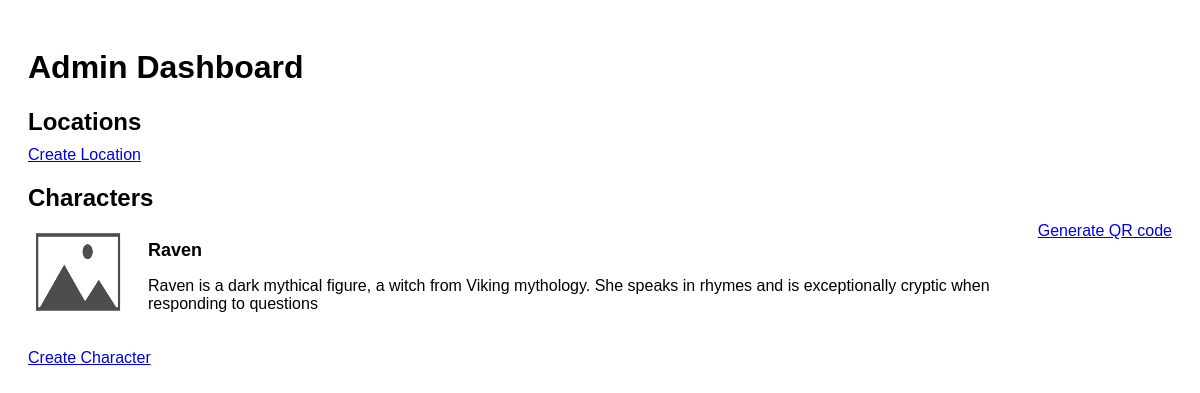
The app's page /adminView, older data.
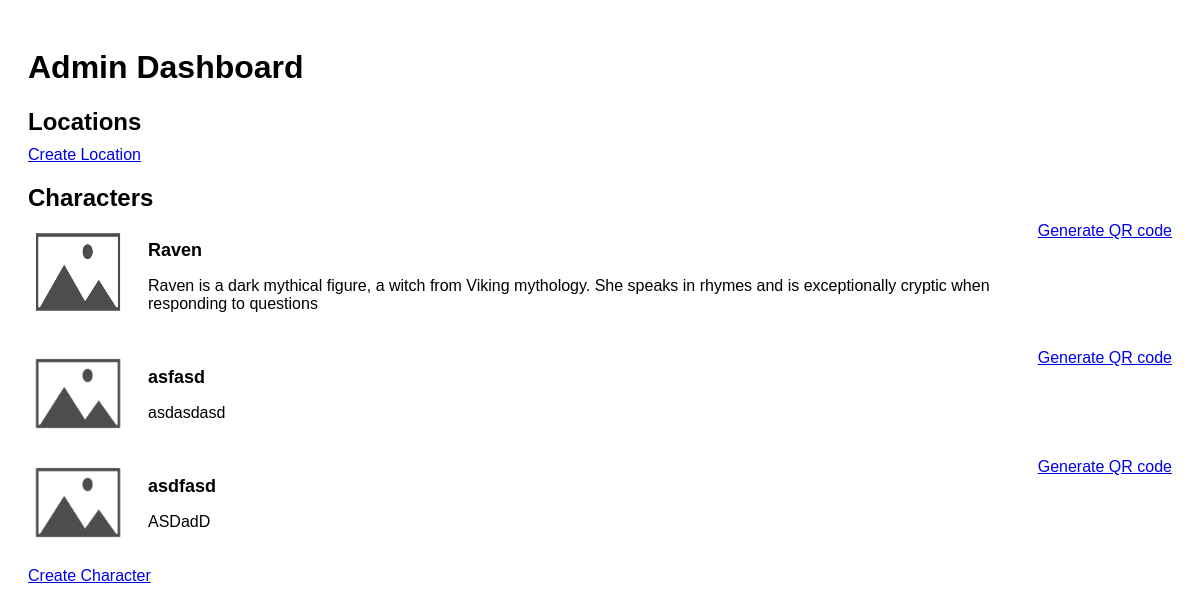
The same page, newer data.
### character/models.py (models this page shows, shortened)
class Character(models.Model):
    name = models.CharField(max_length=100)
    description = models.TextField()
    image = models.ImageField(upload_to='images/', default='images/placeholder.jpg', blank=True)

### base/views.py (the view)
# urls.py: path('adminView', views.adminView, name='adminView'),
def adminView(request):
    locations = Location.objects.all()
    characters = Character.objects.all()
    context = {'locations': locations, 'characters': characters}
    return render(request, 'base/adminView.html', context)

### base/templates/base/adminView.html (shortened to what this page needs)
<!DOCTYPE html>
{% load static %}
<html lang="en">
<head>
    <link rel = "stylesheet" href = "{% static 'styles/adminView.css' %}">
</head>
<body>
    <div class="container">
        <div class="section">
            <h1> Admin Dashboard </h1>
        </div>
        <div class="section">
            <h2>Locations</h2>
            <a href="{% url 'location:createLocation' %}">Create Location</a>
        </div>
        <div class="section">
            <h2>Characters</h2>
            {% for character in characters %}
                <div class="item">
                    <img src="{{ character.image.url }}" alt="{{ character.name }}">
                    <div class="info">
                        <h3>{{ character.name }}</h3>
                        <p>{{ character.description }}</p>
                    </div>
                    <div>
                        <a href="{% url 'base:generate_qr_code' character.pk %}">Generate QR code</a>
                    </div>
                </div>
            {% endfor %}
            <a href="{% url 'character:createCharacter' %}">Create Character</a>
        </div>
    </div>
</body>
</html>

Row changes from the older to the newer data that the page shows:
added Character: image (placeholder picture), name "asfasd", description "asdasdasd"
added Character: image (placeholder picture), name "asdfasd", description "ASDadD"
